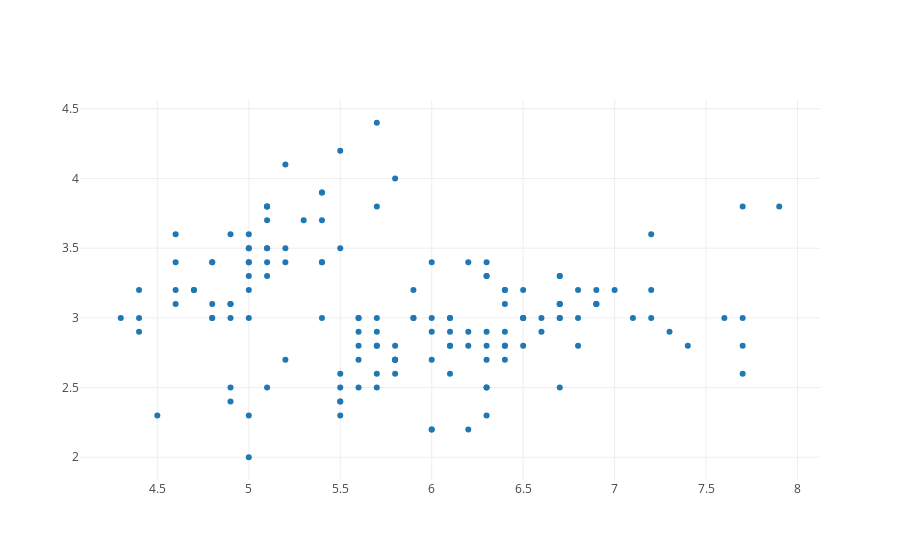

The cell this chart's notebook holds for it:
### Markdown cell above
It's a powerful interface, but it's not as easy to compose as the lower-level API.

There is an even lower-level - since we're dealing with JSON, plotly lets us simply define a dictionary with the spec we want, and simply pass it to the render, as is. No plotting library required :-)

### Code cell
import plotly.io as pio

data = [dict(
  type = 'scatter',
  x = iris.sepalLength,
  y = iris.sepalWidth,
  mode = 'markers',
)]

fig_dict = dict(data=data)
pio.show(fig_dict, validate=False)

### Figure 1 — Plotly figure (JSON) as saved in the notebook; plotly's stock layout.template omitted (floating-point values rounded to 4 significant figures; data arrays with more than 128 entries replaced by an {"elided": "..."} marker saying what was removed)
{"data": [{"mode": "markers", "type": "scatter", "x": {"elided": "150 float values"}, "y": {"elided": "150 float values"}}], "layout": {}}
